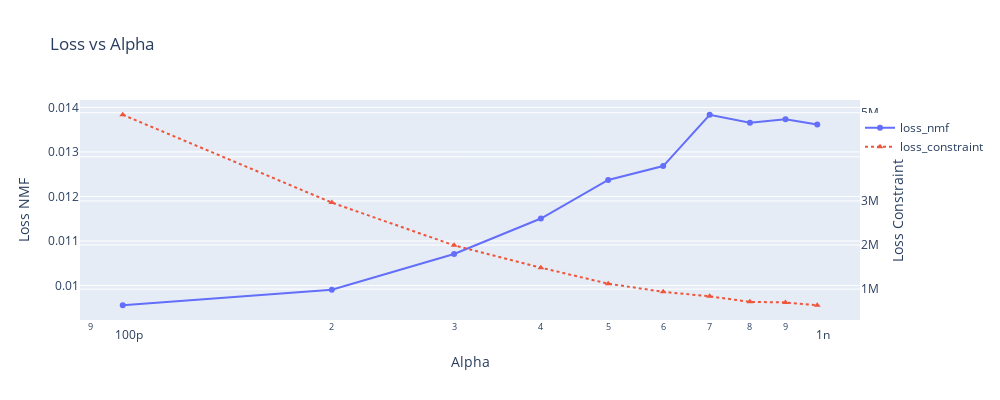

Write notebook code for a chart like this one.
### Code cell
loss_nmf = loss_nmf_df.mean(axis=0).values
loss_constraint = loss_constraint_df.mean(axis=0).values

# Create the hover text with indices
hover_text_nmf = [f"Index: {i}<br>Alpha: {alpha:.1e}<br>Loss NMF: {loss}" for i, (alpha, loss) in enumerate(zip(alphas, loss_nmf))]
hover_text_constraint = [f"Index: {i}<br>Alpha: {alpha:.1e}<br>Loss Constraint: {loss}" for i, (alpha, loss) in enumerate(zip(alphas, loss_constraint))]

# Create traces
trace1 = go.Scatter(
    x=alphas,
    y=loss_nmf,
    mode='lines+markers',
    name='loss_nmf',
    marker=dict(symbol='circle'),
    line=dict(shape='linear'),
    hovertemplate=hover_text_nmf
)

trace2 = go.Scatter(
    x=alphas,
    y=loss_constraint,
    mode='lines+markers',
    name='loss_constraint',
    marker=dict(symbol='triangle-up'),
    line=dict(shape='linear', dash='dot'),
    yaxis='y2',
    hovertemplate=hover_text_constraint
)

# Create layout
layout = go.Layout(
    title='Loss vs Alpha',
    xaxis=dict(
        title='Alpha',
        type='log',  # Use logarithmic scale for x-axis
        # range=[-8, -5],  # Adjust range for log scale
        showgrid=False
    ),
    yaxis=dict(
        title='Loss NMF',
    ),
    yaxis2=dict(
        title='Loss Constraint',
        overlaying='y',
        side='right'
    ),
    width=1000,
    height=400,
    legend=dict(x=1, y=0.94)
)

# Create figure
fig = go.Figure(data=[trace1, trace2], layout=layout)

# pio.write_html(fig, file='plot.html', auto_open=True)

# Show plot
fig.show()

### Figure 1 — Plotly figure (JSON) as saved in the notebook; plotly's stock layout.template omitted (floating-point values rounded to 4 significant figures)
{"data": [{"hovertemplate": ["Index: 0<br>Alpha: 1.0e-10<br>Loss NMF: 0.009556164880856288", "Index: 1<br>Alpha: 2.0e-10<br>Loss NMF: 0.009902777215382519", "Index: 2<br>Alpha: 3.0e-10<br>Loss NMF: 0.010708941659971044", "Index: 3<br>Alpha: 4.0e-10<br>Loss NMF: 0.011503854432840556", "Index: 4<br>Alpha: 5.0e-10<br>Loss NMF: 0.012369694631477062", "Index: 5<br>Alpha: 6.0e-10<br>Loss NMF: 0.01268176706765379", "Index: 6<br>Alpha: 7.0e-10<br>Loss NMF: 0.01383490982403307", "Index: 7<br>Alpha: 8.0e-10<br>Loss NMF: 0.013655738100967773", "Index: 8<br>Alpha: 9.0e-10<br>Loss NMF: 0.013735719130776647", "Index: 9<br>Alpha: 1.0e-09<br>Loss NMF: 0.013615996689916574"], "line": {"shape": "linear"}, "marker": {"symbol": "circle"}, "mode": "lines+markers", "name": "loss_nmf", "type": "scatter", "x": [1e-10, 2e-10, 3e-10, 4e-10, 5e-10, 6e-10, 7e-10, 8e-10, 9e-10, 1e-09], "y": [0.009556, 0.009903, 0.01071, 0.0115, 0.01237, 0.01268, 0.01383, 0.01366, 0.01374, 0.01362]}, {"hovertemplate": ["Index: 0<br>Alpha: 1.0e-10<br>Loss Constraint: 4954562.677710581", "Index: 1<br>Alpha: 2.0e-10<br>Loss Constraint: 2961794.2429109896", "Index: 2<br>Alpha: 3.0e-10<br>Loss Constraint: 1992444.855346507", "Index: 3<br>Alpha: 4.0e-10<br>Loss Constraint: 1486327.103911066", "Index: 4<br>Alpha: 5.0e-10<br>Loss Constraint: 1124161.894163865", "Index: 5<br>Alpha: 6.0e-10<br>Loss Constraint: 938667.7305746708", "Index: 6<br>Alpha: 7.0e-10<br>Loss Constraint: 836227.6957119185", "Index: 7<br>Alpha: 8.0e-10<br>Loss Constraint: 711530.132896961", "Index: 8<br>Alpha: 9.0e-10<br>Loss Constraint: 698524.8527455205", "Index: 9<br>Alpha: 1.0e-09<br>Loss Constraint: 634481.0180135801"], "line": {"dash": "dot", "shape": "linear"}, "marker": {"symbol": "triangle-up"}, "mode": "lines+markers", "name": "loss_constraint", "type": "scatter", "x": [1e-10, 2e-10, 3e-10, 4e-10, 5e-10, 6e-10, 7e-10, 8e-10, 9e-10, 1e-09], "y": [4955000.0, 2962000.0, 1992000.0, 1486000.0, 1124000.0, 938700.0, 836200.0, 711500.0, 698500.0, 634500.0], "yaxis": "y2"}], "layout": {"height": 400, "legend": {"x": 1, "y": 0.94}, "title": {"text": "Loss vs Alpha"}, "width": 1000, "xaxis": {"showgrid": false, "title": {"text": "Alpha"}, "type": "log"}, "yaxis": {"title": {"text": "Loss NMF"}}, "yaxis2": {"overlaying": "y", "side": "right", "title": {"text": "Loss Constraint"}}}}
